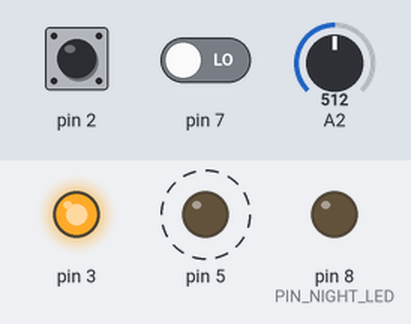
Simulated run of this sketch. Board: Arduino Uno, built with avr-gcc and run on an emulated ATmega328P. Parts: output pins drawn as LEDs (lit = HIGH). Dashed ring = blinking. Inputs (shaded band) come from the test bench; at power-on: A2 = 512, pin 2 LOW, pin 7 LOW. What the sketch prints to the serial monitor is not drawn.

Above: at 3.2 s.
3.3 s: A2 set to 417
6.3 s: A2 set to 390
At 7.12 s:
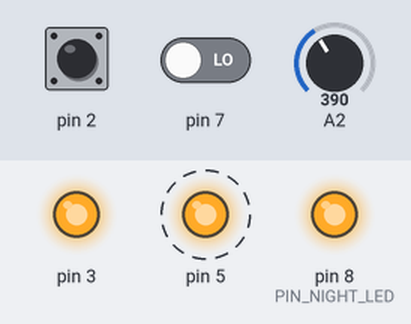
9.3 s: A2 set to 410
At 9.95 s:
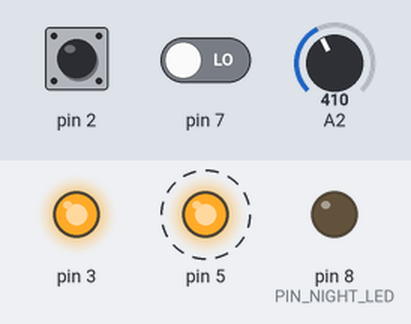
12.3 s: A2 set to 306
At 12.77 s:
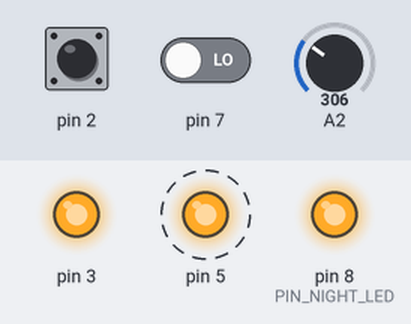
15.3 s: pin 2 pulsed HIGH 2 times (0.12 s each, 0.3 s apart)
At 15.57 s:
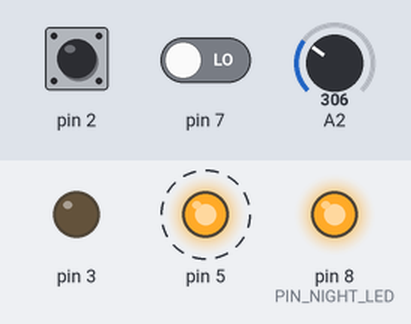
18.3 s: pin 2 pulsed HIGH 5 times (0.12 s each, 0.3 s apart)
At 19.47 s:
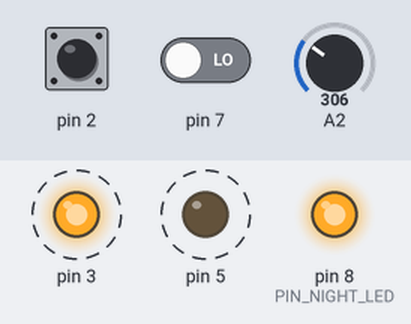
Timing chart, 0 to 23.2 s (numbered marks = the images above; inputs shaded):
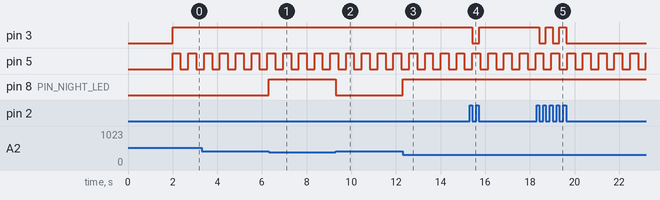

The sketch:

CycleVest.ino
```cpp
//constant containing the night light pin number
const int PIN_NIGHT_LED = 8;

//initialize variable to hold photoresistor analogue value (0 - 1023)
int photoResistorAnalogue = 0;

//initialize value to hold the current time in milliseconds
unsigned long currentTime = 0;

//class for each set of lights (except night lights)
class LightSet{
private:
  //the delay between blinks
  const static int BLINK_DELAY = 350;

  //pin numbers
  int LEDPin;
  int buttonPin;

  //contains the current state of the button (pressed or not)
  byte buttonState = LOW;
  //contains whether the button code has been executed or not
  bool buttonCodeExecuted = false;
  //contains the current state of the LEDs (on or off)
  byte lightState = LOW;
  //contains the blinking state of the LEDs (blinking or not)
  bool blinking = false;

  //contains the last time the blinking lights were actuated
  unsigned long lastBlinkerUpdateTime = 0;

  //updates the lights (this function is mainly here to make the code easier to read)
  void updateLEDs();

public:
  //constructor (sets pin numbers)
  LightSet(int LEDPin, int buttonPin);
  void initializePins();
  void updateButtonState();
  void updateBrakeLights();
  void updateBlinkerLights();
};

//create light set objects (output, input)
LightSet LeftArmBrakes(3,2);    //smaller button
LightSet LeftArmBlinkers(5,7);  //larger button

void setup() {
  //initialize serial communication at 9600 bits per second
  Serial.begin(9600);
  delay(2000);
  Serial.println("Arduino Online.");

  //initialize pins
  LeftArmBrakes.initializePins();
  LeftArmBlinkers.initializePins();
  pinMode(PIN_NIGHT_LED, OUTPUT);
}

void loop() {
  /*delay(2000);*/

  //get current time
  currentTime = millis();
  /*Serial.println("Current Time:");
  Serial.println(currentTime);*/

  //LEFT ARM BLINKERS
  LeftArmBlinkers.updateButtonState();
  LeftArmBlinkers.updateBlinkerLights();

  //LEFT ARM BRAKES
  LeftArmBrakes.updateButtonState();
  LeftArmBrakes.updateBrakeLights();

  //NIGHT LIGHT
  //read value from photoresistor
  photoResistorAnalogue = analogRead(A2);
  ///*
  Serial.println(photoResistorAnalogue);
  //*/

  //if the light level is low, turn on the night light
  if (photoResistorAnalogue > 400) digitalWrite(PIN_NIGHT_LED, LOW);
  //if (photoResistorAnalogue < 750) digitalWrite(PIN_NIGHT_LED, LOW);
  //if the light level is high, turn off the night light
  else digitalWrite(PIN_NIGHT_LED, HIGH);
}


LightSet::LightSet(int outputPin, int inputPin){
  LEDPin = outputPin;
  buttonPin = inputPin;
};
void LightSet::initializePins(){
  pinMode(LEDPin, OUTPUT);
  pinMode(buttonPin, INPUT);
};
void LightSet::updateLEDs(){
  digitalWrite(LEDPin, lightState);
};
void LightSet::updateButtonState(){
  //read state from button
  buttonState = digitalRead(buttonPin);
  /*
  Serial.println("Button State:");
  Serial.println(buttonState);
  */
};
void LightSet::updateBrakeLights(){
  /*
  Serial.println("Blinking:");
  Serial.println(blinking);
  Serial.println("Light State:");
  Serial.println(lightState);
  */

  //if the button is pressed and code has not yet been run
  if (buttonState == LOW && !buttonCodeExecuted) {
    buttonCodeExecuted = true;
    //if the lights are on, turn them off
    if (lightState == HIGH) lightState = LOW;
    //if the lights are off, turn them on
    else lightState = HIGH;
    updateLEDs();
  }
  //if the button is released, sets the button code to 'not been run'
  else if (buttonState == HIGH) buttonCodeExecuted = false;
};
void LightSet::updateBlinkerLights(){
  /*Serial.println("Blinking:");
  Serial.println(blinking);
  Serial.println("Light State:");
  Serial.println(lightState);*/

  //if the button is pressed and code has not yet been run
  if (buttonState == LOW && !buttonCodeExecuted){
    buttonCodeExecuted = true;
    //if the lights are blinking
    if (blinking){
      //stop the blinking
      blinking = false;
      //if the lights are on, turn them off
      if (lightState == HIGH){
        lightState = LOW;
        updateLEDs();
      }
    }
    //if the lights are not blinking
    else {
      //begin blinking
      blinking = true;
    }
  }

  //if the button is released, sets the button code to 'not been run'
  else if (buttonState == HIGH) buttonCodeExecuted = false;

  //if elapsed time is not less than the delay between blinks and the lights are supposed to be blinking
  if (((currentTime - lastBlinkerUpdateTime) >= BLINK_DELAY) && blinking) {
    //if the lights are on, turn them off
    if (lightState == HIGH) lightState = LOW;
    //if the lights are off, turn them on
    else lightState = HIGH;
    updateLEDs();
    lastBlinkerUpdateTime = currentTime;
  }
};
```

Measured:
- the behaviour switches between 401 and 400 on A2 (found by bisection; images 0 and 1)
- after the input at 6.3 s, pin 8 (PIN_NIGHT_LED): LOW → HIGH at once
- after the input at 9.3 s, pin 8 (PIN_NIGHT_LED): HIGH → LOW at once
- after the input at 12.3 s, pin 8 (PIN_NIGHT_LED): LOW → HIGH at once
- after the input at 15.3 s, pin 3: HIGH → LOW after 0.12 s, → HIGH 0.30 s later
- after the input at 18.3 s, pin 3: alternates HIGH for 0.30 s and LOW for 0.30 s, 5 changes in all, then stays LOW, starting after 0.12 s
- by itself, pin 5: alternates HIGH for 0.35 s and LOW for 0.35 s
